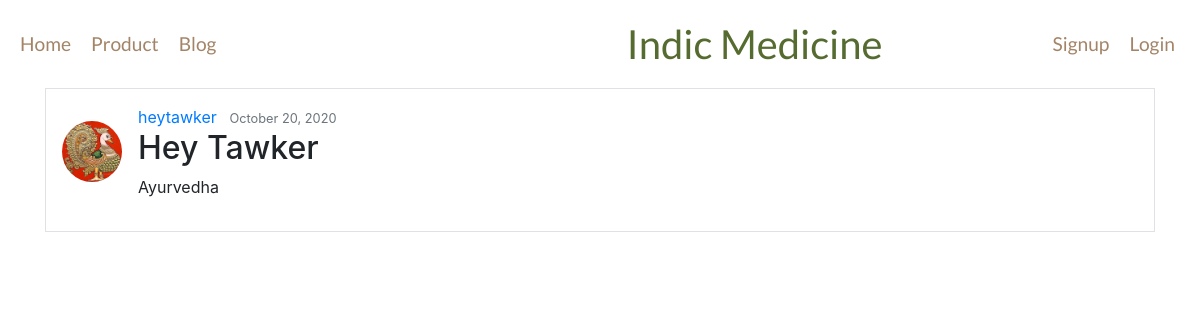
Screenshot of /blog/post/11/ with the database file from the repository.
### iwp_proj/models.py (models this page shows, shortened)
class Post(models.Model):
    title = models.CharField(max_length=100)
    content = models.TextField()
    date_posted = models.DateTimeField(default=timezone.now)
    author = models.ForeignKey(User,on_delete=models.CASCADE)

### users/models.py (models this page shows, shortened)
class Profile(models.Model):
    user = models.OneToOneField(User, on_delete=models.CASCADE)
    image = models.ImageField(default='default.jpg', upload_to='profile_pics')

### iwp_proj/views.py (the view)
# urls.py: path('blog/post/<int:pk>/',PostDetailView.as_view(),name='post-detail'),
class PostDetailView(DetailView):
    model = Post

### iwp_proj/templates/iwp_proj/post_detail.html (shortened to what this page needs)
{% extends 'base.html' %} {% load static %} {% block title %} Blog {% endblock title %}
{% block body %}
<br><br><br>
<div class="container" >
<div class="media border p-3">
<article class="media content-section">
    <img class="mr-3 mt-3 rounded-circle" style="width:60px;" src="{{ object.author.profile.image.url }}">
    <div class="media-body">
        <div class="article-metadata">
            <a class="mr-2" href="#">{{object.author}}</a>
            <small class="text-muted">{{object.date_posted|date:"F d, Y"}}</small>
        </div>
        <h2>{{ object.title }}</h2>
        <p class="article-content">{{object.content}}</p>
    </div>
</article>
</div>
</div>
{% endblock body%}

### rows the page displays
Post: author.profile.image (picture), author "heytawker", date_posted "October 20, 2020", title "Hey Tawker", content "Ayurvedha"
